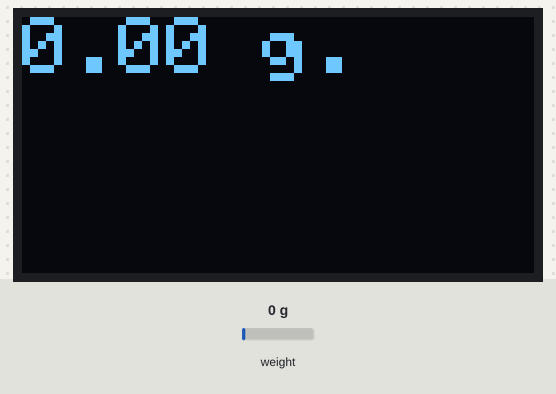
Recording of a sketch running on a simulated Arduino Uno, built with avr-gcc and run on an emulated ATmega328P. Parts: 128×64 one-colour display. The test bench sets the inputs (shaded band); at power-on: weight on the scale 0 g. The display library's start-up logo is not drawn.

Above: at 2.2 s.
2.3 s: weight on the scale set to 100 g
At 2.9 s:
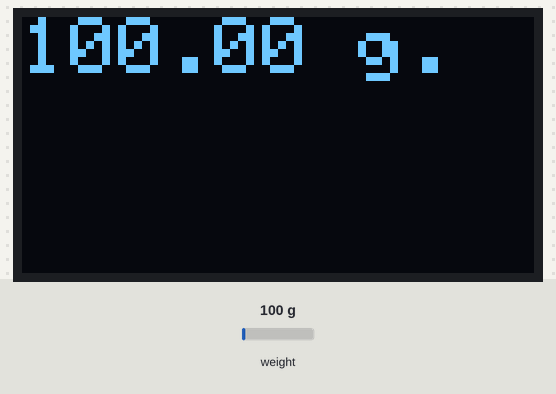
3.9 s: weight on the scale set to 1250 g
At 5.3 s:
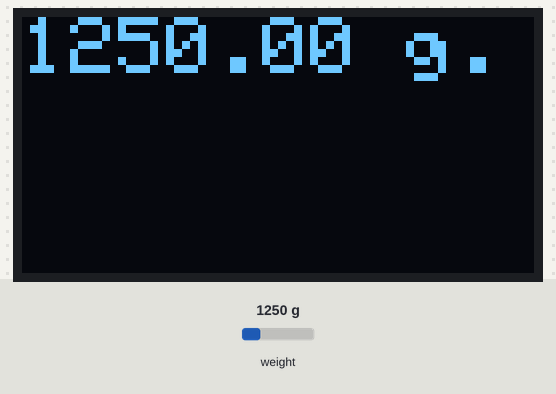
5.6 s: weight on the scale set to 2500 g
At 7.0 s:
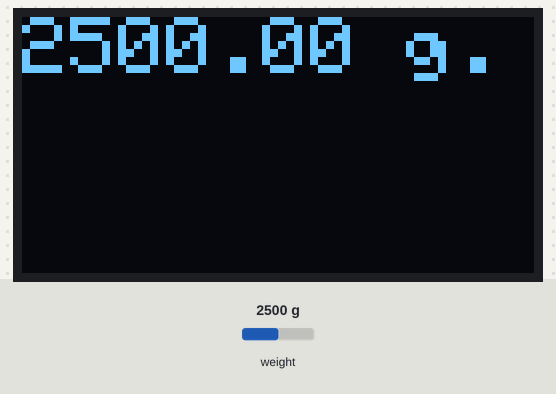
Timing chart, 0 to 8.6 s (numbered marks = the images above; inputs shaded):
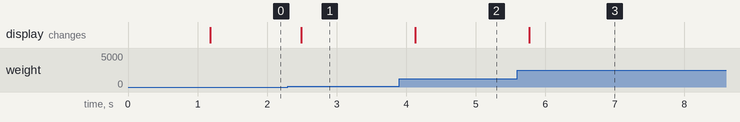

The sketch:

002-bilancia-oled.ino
```cpp
#include "HX711.h"
#include <Wire.h>
#include <Adafruit_GFX.h>
#include <Adafruit_SSD1306.h>

#define SCREEN_WIDTH 128 // OLED display width, in pixels
#define SCREEN_HEIGHT 64 // OLED display height, in pixels

#define OLED_RESET     -1 // Reset pin # (or -1 if sharing Arduino reset pin)
Adafruit_SSD1306 display(SCREEN_WIDTH, SCREEN_HEIGHT, &Wire, OLED_RESET);

HX711 scale(2, 3);

float calibration_factor = -1944;
float units;

void setup() {
  if(!display.begin(SSD1306_SWITCHCAPVCC, 0x3C)) {
    Serial.println(F("Error..."));
    for(;;);
  }
  // the library initializes this with an Adafruit splash screen.
  display.display();
  display.clearDisplay();

  scale.set_scale();
  scale.tare();
  scale.set_scale(calibration_factor);
}


void loop() {
  units = scale.get_units();
  if (units < 0) {
    units = 0.00;
  }

  display.clearDisplay();
  display.setTextSize(2);
  display.setTextColor(WHITE);
  display.setCursor(0, 0);
  display.print(units);
  //display.setCursor(100, 0);
  display.print(" g.");
  display.display();
  delay(200);

}
```

Measured:
- after the input at 2.3 s, the display: changes after 0.20 s (image 1)
- after the input at 3.9 s, the display: changes after 0.23 s (image 2)
- after the input at 5.6 s, the display: changes after 0.17 s (image 3)
